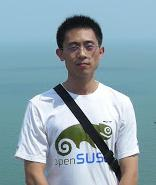
#> input picture python/PIL/myself-new.jpg, 156 x 185 px
$ python resize_image.py myself-new.jpg
#> lines starting #> are read from the running program, lines starting #| are printed output that depends on the picture
import os, sys
import Image

scale = 0.5

for infile in sys.argv[1:]:
    f, e = os.path.splitext(infile)
    outfile =  f + '_halfsize' + e

    try:
        im = Image.open(infile)
#> im is the input picture: PIL image 156x185 RGB; mean R, G, B 139.4, 163.1, 173.4
        # print "%dx%d" % im.size
        newsize = tuple(int(x * scale) for x in im.size)
#> newsize = (78, 92)
        # print "%dx%d" % newsize
        im.resize(newsize, 1).save(outfile)
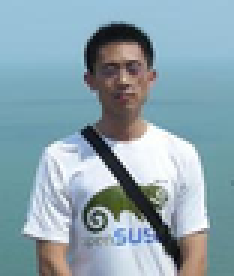
#> saved as myself-new_halfsize.jpg: PIL image 78x92 RGB (shown 3 times larger); mean R, G, B 139.3, 163.1, 173.3
    except IOError:
        pass
